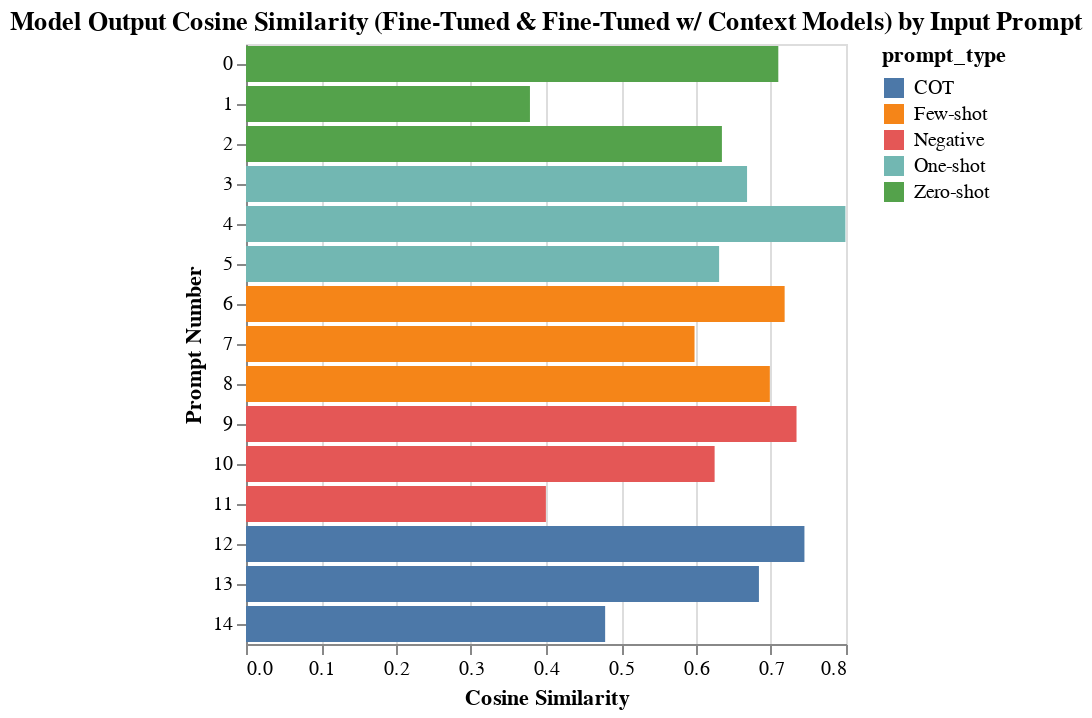

Write notebook code for a chart like this one.
### Code cell
alt.Chart(data_final).mark_bar().encode(
    y=alt.X("index:N").title("Prompt Number"),
    x=alt.Y("similarity_fine_tuned_fine_tuned_context:Q").title("Cosine Similarity"),
    color="prompt_type"
).properties(
    title="Model Output Cosine Similarity (Fine-Tuned & Fine-Tuned w/ Context Models) by Input Prompt"
).interactive()
